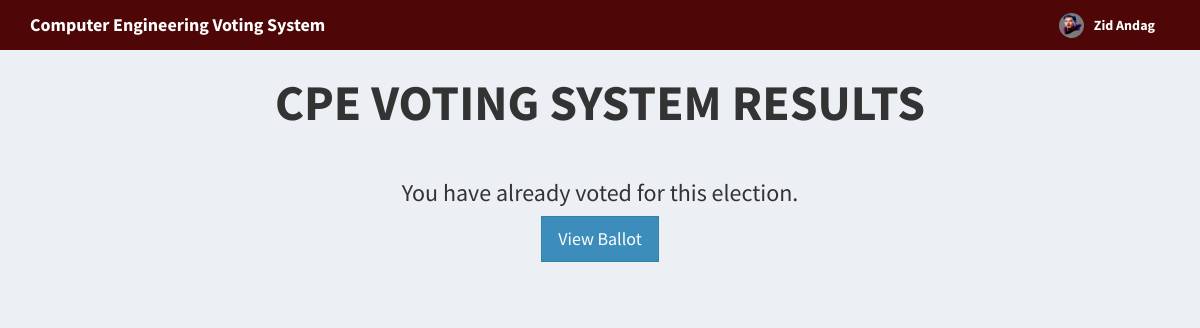
The page /votesystem/home.php (signed in) on the database its author committed.
### tables this page shows
CREATE TABLE `voters` (
  `id` int(11) NOT NULL AUTO_INCREMENT,
  `voters_id` varchar(15) NOT NULL,
  `password` varchar(60) NOT NULL,
  `firstname` varchar(30) NOT NULL,
  `lastname` varchar(30) NOT NULL,
  `photo` varchar(150) NOT NULL,
  `isChangePass` int(7) NOT NULL,
  `created_on` date DEFAULT NULL,
  PRIMARY KEY (`id`)
);

### votesystem/includes/session.php (called while the page is built, shortened)
<?php
	include 'includes/conn.php';
	if(isset($_SESSION['voter'])){
		$sql = "SELECT * FROM voters WHERE id = '".$_SESSION['voter']."'";
		$query = $conn->query($sql);
		$voter = $query->fetch_assoc();
	}
	else{
		header('location: index.php');
		exit();
	}
?>

### votesystem/home.php (the view, shortened to what this page needs)
<?php include 'includes/session.php'; ?>
<?php include 'includes/header.php'; ?>
<body class="hold-transition skin-blue layout-top-nav">
<div class="wrapper">
	<?php include 'includes/navbar.php'; ?>
	  <div class="content-wrapper">
	    <div class="container">
	      <section class="content">
	      	<?php
	      		$parse = parse_ini_file('admin/config.ini', FALSE, INI_SCANNER_RAW);
    			$title = $parse['election_title'];
	      	?>
	      	<h1 class="page-header text-center title"><b><?php echo strtoupper($title); ?></b></h1>
	        <div class="row">
	        	<div class="col-sm-10 col-sm-offset-1">
				    <?php
				    	$sql = "SELECT * FROM votes WHERE voters_id = '".$voter['id']."'";
				    	$vquery = $conn->query($sql);
				    	if($vquery->num_rows > 0){
				    		?>
				    		<div class="text-center">
					    		<h3>You have already voted for this election.</h3>
					    		<a href="#view" data-toggle="modal" class="btn btn-flat btn-primary btn-lg">View Ballot</a>
					    	</div>
				    		<?php
				    	}
				    ?>
	        	</div>
	        </div>
	      </section>
	    </div>
	  </div>
</div>
</body>
</html>

### votesystem/includes/navbar.php (shortened to what this page needs)
<header class="main-header">
  <nav class="navbar navbar-static-top">
    <div class="container">
      <div class="navbar-header">
        <a href="#" class="navbar-brand"><b>Computer Engineering Voting System</a>
      </div>
      <div class="navbar-custom-menu">
        <ul class="nav navbar-nav">
          <li class="dropdown user user-menu">
            <a href="" class="dropdown-toggle" data-toggle="dropdown">
              <img src="<?php echo (!empty($voter['photo'])) ? 'images/'.$voter['photo'] : 'images/profile.jpg' ?>" class="user-image" alt="User Image">
              <span class="hidden-xs"><?php echo $voter['firstname'].' '.$voter['lastname']; ?></span>
            </a>
          </li>
        </ul>
      </div>
    </div>
  </nav>
</header>

### votesystem/includes/header.php (style rules this page uses)
.title { font-size: 50px; }

### rows shown on the page
voters: photo (picture), firstname "Zid", lastname "Andag"

### other values the page prints
$title "CPE VOTING SYSTEM RESULTS"
